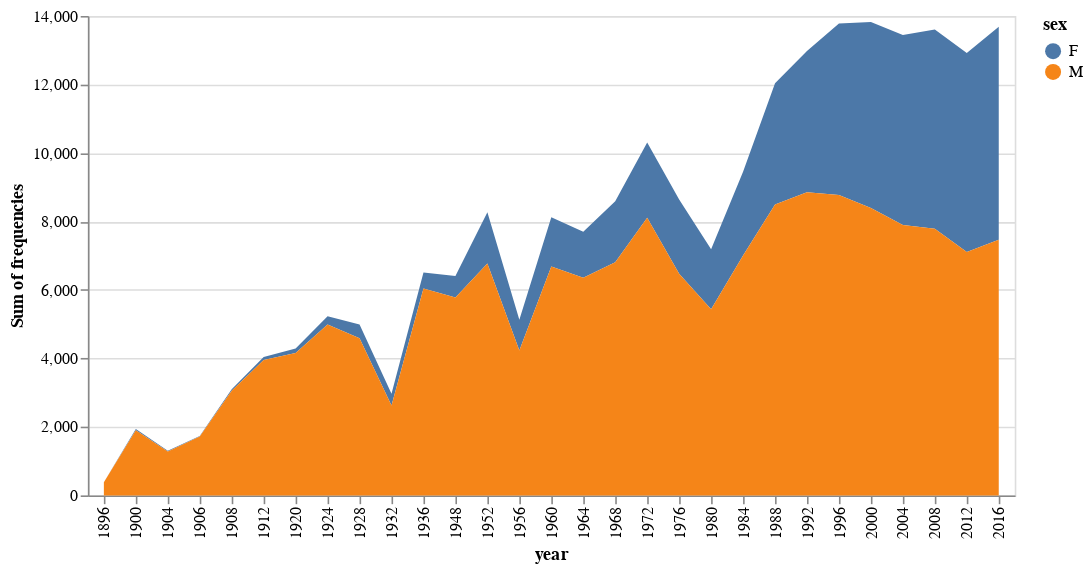

Source (notebook cell):
### Code cell
alt.Chart(female).mark_area().encode(
    x="year:N",
    y="sum(frequencies):Q",
    color="sex:N",
    tooltip=['sex','frequencies']
)

### Figure 1 — Vega-Lite specification as saved in the notebook (floating-point values rounded to 4 significant figures)
{"config": {"view": {"continuousWidth": 400, "continuousHeight": 300}}, "data": {"name": "data-2a1c3427a6b7393d133244e49bb8a6be"}, "mark": "area", "encoding": {"color": {"type": "nominal", "field": "sex"}, "tooltip": [{"type": "nominal", "field": "sex"}, {"type": "quantitative", "field": "frequencies"}], "x": {"type": "nominal", "field": "year"}, "y": {"type": "quantitative", "aggregate": "sum", "field": "frequencies"}}, "$schema": "https://vega.github.io/schema/vega-lite/v4.0.0.json", "datasets": {"data-2a1c3427a6b7393d133244e49bb8a6be": [{"year": 1896, "sex": "F", "frequencies": 0}, {"year": 1900, "sex": "F", "frequencies": 33}, {"year": 1904, "sex": "F", "frequencies": 16}, {"year": 1906, "sex": "F", "frequencies": 11}, {"year": 1908, "sex": "F", "frequencies": 47}, {"year": 1912, "sex": "F", "frequencies": 87}, {"year": 1920, "sex": "F", "frequencies": 134}, {"year": 1924, "sex": "F", "frequencies": 244}, {"year": 1928, "sex": "F", "frequencies": 404}, {"year": 1932, "sex": "F", "frequencies": 347}, {"year": 1936, "sex": "F", "frequencies": 468}, {"year": 1948, "sex": "F", "frequencies": 628}, {"year": 1952, "sex": "F", "frequencies": 1497}, {"year": 1956, "sex": "F", "frequencies": 893}, {"year": 1960, "sex": "F", "frequencies": 1435}, {"year": 1964, "sex": "F", "frequencies": 1348}, {"year": 1968, "sex": "F", "frequencies": 1777}, {"year": 1972, "sex": "F", "frequencies": 2193}, {"year": 1976, "sex": "F", "frequencies": 2172}, {"year": 1980, "sex": "F", "frequencies": 1756}, {"year": 1984, "sex": "F", "frequencies": 2447}, {"year": 1988, "sex": "F", "frequencies": 3543}, {"year": 1992, "sex": "F", "frequencies": 4124}, {"year": 1996, "sex": "F", "frequencies": 5008}, {"year": 2000, "sex": "F", "frequencies": 5431}, {"year": 2004, "sex": "F", "frequencies": 5546}, {"year": 2008, "sex": "F", "frequencies": 5816}, {"year": 2012, "sex": "F", "frequencies": 5815}, {"year": 2016, "sex": "F", "frequencies": 6223}, {"year": 1896, "sex": "M", "frequencies": 380}, {"year": 1900, "sex": "M", "frequencies": 1903}, {"year": 1904, "sex": "M", "frequencies": 1285}, {"year": 1906, "sex": "M", "frequencies": 1722}, {"year": 1908, "sex": "M", "frequencies": 3054}, {"year": 1912, "sex": "M", "frequencies": 3953}, {"year": 1920, "sex": "M", "frequencies": 4158}, {"year": 1924, "sex": "M", "frequencies": 4989}, {"year": 1928, "sex": "M", "frequencies": 4588}, {"year": 1932, "sex": "M", "frequencies": 2622}, {"year": 1936, "sex": "M", "frequencies": 6038}, {"year": 1948, "sex": "M", "frequencies": 5777}, {"year": 1952, "sex": "M", "frequencies": 6773}, {"year": 1956, "sex": "M", "frequencies": 4234}, {"year": 1960, "sex": "M", "frequencies": 6684}, {"year": 1964, "sex": "M", "frequencies": 6354}, {"year": 1968, "sex": "M", "frequencies": 6811}, {"year": 1972, "sex": "M", "frequencies": 8111}, {"year": 1976, "sex": "M", "frequencies": 6469}, {"year": 1980, "sex": "M", "frequencies": 5435}, {"year": 1984, "sex": "M", "frequencies": 7007}, {"year": 1988, "sex": "M", "frequencies": 8494}, {"year": 1992, "sex": "M", "frequencies": 8853}, {"year": 1996, "sex": "M", "frequencies": 8772}, {"year": 2000, "sex": "M", "frequencies": 8390}, {"year": 2004, "sex": "M", "frequencies": 7897}, {"year": 2008, "sex": "M", "frequencies": 7786}, {"year": 2012, "sex": "M", "frequencies": 7105}, {"year": 2016, "sex": "M", "frequencies": 7465}]}}
